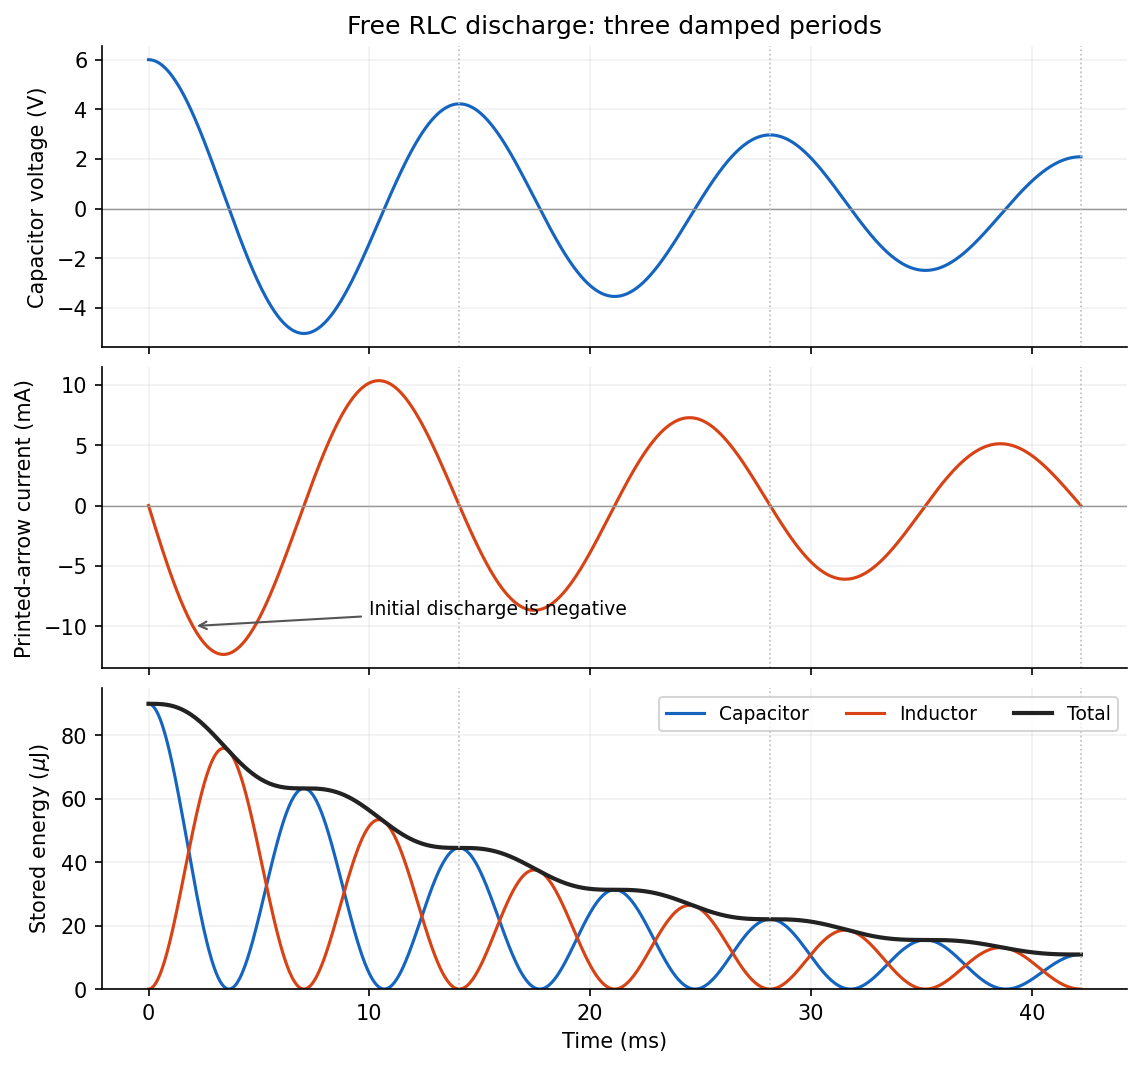

Here is the Python script that generated this plot:
"""Original explanatory figure. Python 3.14; root pyproject dependencies."""
from pathlib import Path
import numpy as np
import matplotlib
matplotlib.use("Agg")
import matplotlib.pyplot as plt
plt.rcParams.update({"font.size": 10, "axes.spines.top": False, "axes.spines.right": False, "figure.facecolor": "white", "axes.facecolor": "white"})

L=1.;C=5e-6;R=50.;V0=6.;gamma=R/(2*L);wd=np.sqrt(1/(L*C)-gamma**2);T=2*np.pi/wd
t=np.linspace(0,3*T,1200);q=C*V0*np.exp(-gamma*t)*(np.cos(wd*t)+gamma/wd*np.sin(wd*t));I=-V0/(L*wd)*np.exp(-gamma*t)*np.sin(wd*t)
Ec=q*q/(2*C);El=L*I*I/2
fig,axs=plt.subplots(3,1,figsize=(7.5,7),sharex=True,layout="constrained")
axs[0].plot(t*1000,q/C,color="#1565c0");axs[0].set(ylabel="Capacitor voltage (V)",title="Free RLC discharge: three damped periods")
axs[1].plot(t*1000,I*1000,color="#d84315");axs[1].set_ylabel("Printed-arrow current (mA)");axs[1].annotate("Initial discharge is negative",xy=(2,I[np.argmin(abs(t-.002))]*1000),xytext=(10,-9),arrowprops={"arrowstyle":"->","color":"#555"},fontsize=9)
axs[2].plot(t*1000,Ec*1e6,label="Capacitor",color="#1565c0");axs[2].plot(t*1000,El*1e6,label="Inductor",color="#d84315");axs[2].plot(t*1000,(Ec+El)*1e6,label="Total",color="#222",lw=2)
axs[2].set(xlabel="Time (ms)",ylabel=r"Stored energy ($\mu$J)",ylim=(0,95));axs[2].legend(ncol=3,fontsize=9)
for a in axs:
 a.axhline(0,color="#999",lw=.7);a.grid(alpha=.18)
 for n in [1,2,3]:a.axvline(n*T*1000,color="#bbb",ls=":",lw=.8)

fig.savefig(Path(__file__).stem + ".png", dpi=150, facecolor="white", bbox_inches="tight")
plt.close(fig)
